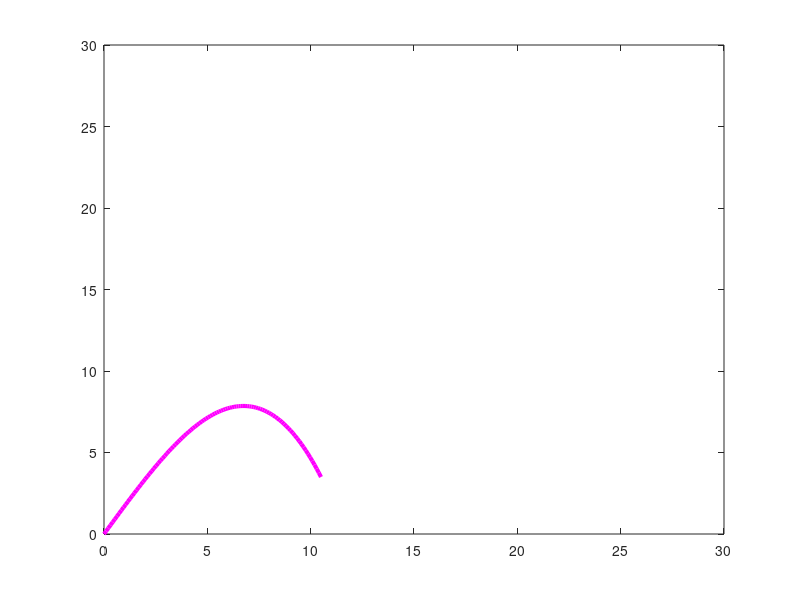

The MATLAB source for this figure:
%Motion of a ball in the air 
%constants
g=9.81;%m/s^2
%parameters 
m=1;%kg
v_0=10;%m/s
angle=pi/3;%degrees
%Initial conditions
vx_0=v_0*cos(angle);
vy_0=v_0*sin(angle);
y_0=0;
x_0=0;
%Simulations parameters
t_exp=2.1;
nr_steps=100;
dt=t_exp/nr_steps;
%Setting the time vector 
t=0:dt:t_exp;
%Initializing what we want to find 
v_y=zeros(length(t));
v_x=zeros(length(t));
x=zeros(length(t));
y=zeros(length(t));


%Initial conditions 
v_y(1)=vy_0;
v_x(1:length(t))=vx_0;
y(1)=0;
x(1)=0;
%The equations 
for i=1:nr_steps
    v_y(i+1)=v_y(i)-(1/m)*g*(i-1)*(dt)^2;%this is not probably good 
    y(i+1)=y(i)+v_y(i)*dt;%this looks good
    x(i+1)=x(i)+v_x(i)*dt; %this is good 
end

%The plot
figure(1)
plot((x),(y),'m','LineWidth',3)
axis([0, 30 , 0, 30])

